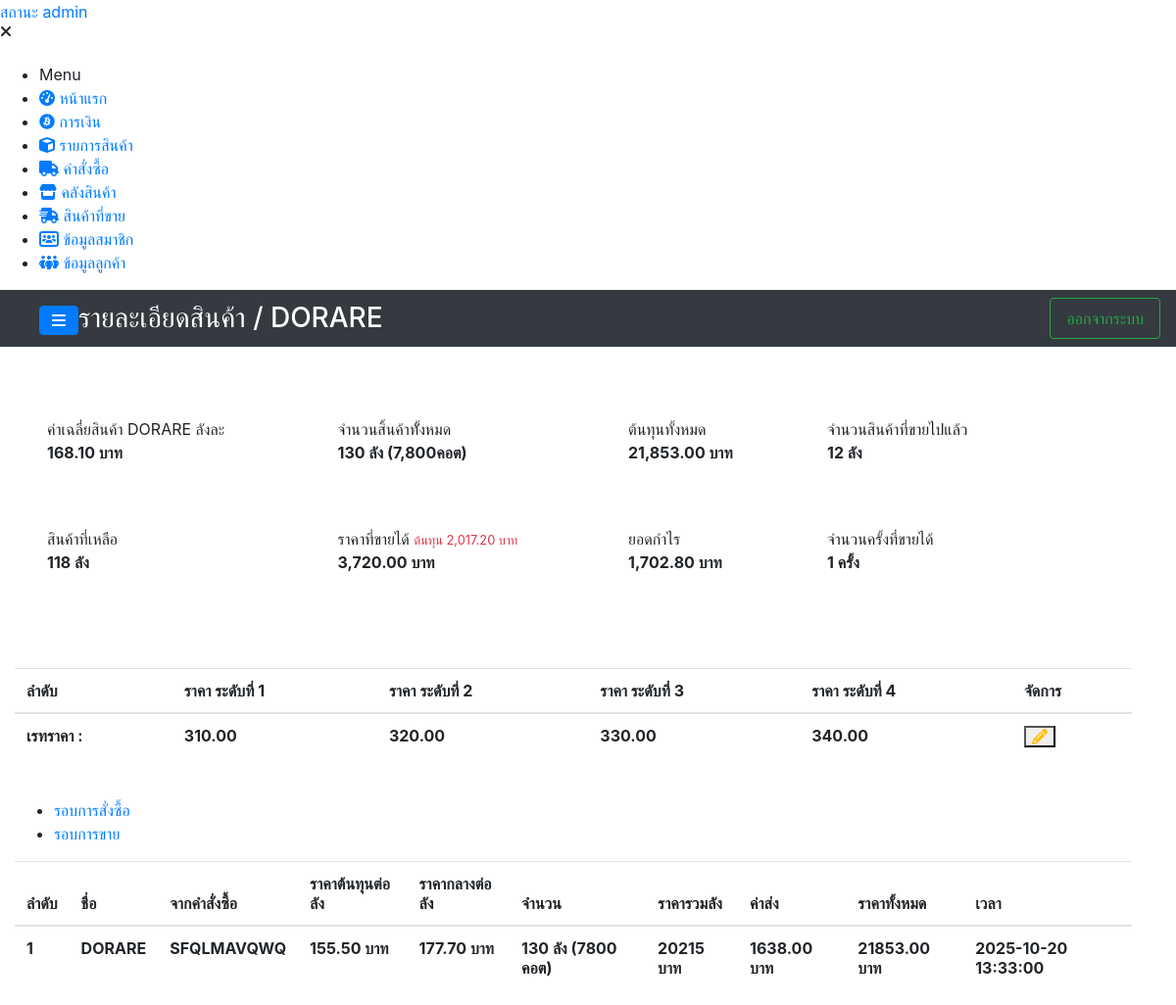
The app's page /system/details/detail_stock.php?id_productname=7 (signed in) with its own data.
### tables this page shows
CREATE TABLE `name_product` (
  `id_name` int(11) NOT NULL,
  `product_name` varchar(200) NOT NULL,
  `price` decimal(10,2) NOT NULL,
  `price_center` decimal(10,2) NOT NULL,
  `count_cord` int(11) NOT NULL,
  `shipping_cost` decimal(10,2) NOT NULL,
  `adder_id` int(11) NOT NULL,
  `status_del` int(2) NOT NULL,
  `create_at` datetime NOT NULL
);

CREATE TABLE `rate_price` (
  `rate_id` int(11) NOT NULL,
  `id_productname` int(11) NOT NULL,
  `product_name` varchar(200) NOT NULL,
  `id_adder` int(11) NOT NULL,
  `price_levels_one` decimal(10,2) NOT NULL,
  `price_customer_frontstore` decimal(10,2) NOT NULL,
  `price_customer_deliver` decimal(10,2) NOT NULL,
  `price_customer_dealer` decimal(10,2) NOT NULL,
  `create_at` datetime NOT NULL
);

CREATE TABLE `stock_product` (
  `product_id` int(11) NOT NULL,
  `product_name` varchar(200) NOT NULL,
  `product_count` int(11) NOT NULL,
  `product_price` decimal(10,2) NOT NULL,
  `price_center` decimal(10,2) NOT NULL,
  `count_cord` int(11) NOT NULL,
  `shipping_cost` decimal(10,2) NOT NULL,
  `expenses` decimal(10,2) NOT NULL,
  `id_adder` int(11) NOT NULL,
  `id_order` int(11) NOT NULL,
  `create_at` datetime NOT NULL
);

CREATE TABLE `order_box` (
  `order_id` int(11) NOT NULL,
  `order_name` varchar(300) NOT NULL,
  `slip_order` varchar(200) NOT NULL,
  `totalcost_order` decimal(10,2) NOT NULL,
  `count_order` int(11) NOT NULL,
  `id_adder` int(11) NOT NULL,
  `date_time_order` datetime NOT NULL,
  `create_at` datetime NOT NULL
);

### components/component.php (the view, shortened to what the rows shown need)
<?php
function tableDetailStock($number, $product_id,$id_nameproduct,$is_product_name,$productcount,$productprice, $count_cord,$price_center,$ordername, $datetime_order,$shipping_cost,$expenses){
    $toal_all = $productprice * $productcount;
    $list_stock = "
        <form>
            <tr>
              <td class=\"font-weight-bold\">$number</td>
              <td class=\"font-weight-bold\">$is_product_name</td>
              <td class=\"font-weight-bold\">$ordername</td>
              <td class=\"font-weight-bold\">$productprice บาท</td>
              <td class=\"font-weight-bold\">$price_center บาท</td>
              <td class=\"font-weight-bold\">$productcount ลัง ($count_cord คอต)</td>
              <td class=\"font-weight-bold\">$toal_all บาท</td>
              <td class=\"font-weight-bold\">$shipping_cost บาท</td>
              <td class=\"font-weight-bold\">$expenses บาท</td>
              <td class=\"font-weight-bold\">$datetime_order</td>
            </tr>
        </form>
    ";
    echo $list_stock;
}
function detailStock($productname,$total_count,$count_cord,$total_price,$product_price, $count_sell, $income_price, $number_of_timessold){
    $Average1_piece = $total_price / $total_count;
    $remaining_products = $total_count - $count_sell;
    $cost_price = $Average1_piece * $count_sell;
    $total_profit = $income_price - $cost_price;
    $detail = "
        <div class=\"rounded row mt-4 p-4\">
           <div class=\"col-lg-3 col-md-3 col-sm-6 col-12 m-2 p-3 bg-white info-box rounded info-box rounded\">
            <span>ค่าเฉลี่ยสินค้า $productname ลังละ</span>
            <p class=\"font-weight-bold res_text\"> ".number_format($Average1_piece ?? 0,2,'.',',')." บาท </p>
          </div>
          <div class=\"col-lg-3 col-md-4 col-sm-6 col-12 m-2 p-3 bg-white info-box rounded\">
            <span>จำนวนสิ้นค้าทัั้งหมด</span>
                <p class=\"font-weight-bold res_text\">". number_format($total_count) ." ลัง (".number_format($count_cord ?? 0)."คอต)</p>
          </div>
          <div class=\"col-lg-2 col-md-4 col-sm-6 col-12 m-2 p-3 bg-white info-box rounded\">
            <span>ต้นทุนทั้งหมด</span>
            <p class=\"font-weight-bold res_text\"> ".number_format($total_price ?? 0,2,'.',',')."  บาท</p>
          </div>
          <div class=\"col-lg-3 col-md-4 col-sm-6 col-12 m-2 p-3 bg-white info-box rounded\">
                <span>จำนวนสินค้าที่ขายไปแล้ว</span>
                <p class=\"font-weight-bold res_text\"> ".number_format($count_sell)."  ลัง</p>
          </div>
          <div class=\"col-lg-3 col-md-4 col-sm-6 col-12 m-2 p-3 bg-white info-box rounded\">
                <span>สินค้าที่เหลือ</span>
                <p class=\"font-weight-bold res_text\"> ".number_format($remaining_products)."  ลัง</p>
          </div>
          <div class=\"col-lg-3 col-md-4 col-sm-6 col-12 m-2 p-3 bg-white info-box rounded\">
            <span>ราคาที่ขายได้</span>
            <small class=\"text-danger\">ต้นทุน ".number_format($cost_price ?? 0,2,'.',',')." บาท</small>
           <p class=\"font-weight-bold res_text\"> ".number_format($income_price ?? 0,2,'.',',')." บาท</p>
          </div>
          <div class=\"col-lg-2 col-md-3 col-sm-6 col-12 m-2 p-3 bg-white info-box rounded\">
                <span>ยอดกำไร</span>
                <p class=\"font-weight-bold res_text\">".number_format($total_profit ?? 0,2,'.',',')."  บาท</p>
          </div>
          <div class=\"col-lg-3 col-md-4 col-sm-6 col-12 m-2 p-3 bg-white info-box rounded\">
            <span>จำนวนครั้งที่ขายได้</span>
            <p class=\"font-weight-bold res_text\">". number_format($number_of_timessold)." ครั้ง</p>
          </div>
        </div>
    ";
    echo $detail;
}
function listRatePrice($rate_id="",$rate_storefront_price="",$rate_onelevel_price="",$rate_dealer_price="ยังไม่ได้กำหนด",$rate_delivery_price="",$product_name, $price_product,$id_name,$productpricecenter,$countcords,$shipping_cost){
    function status($id){
        if($id){
            return "<i class=\"fas fa-pencil-alt text-warning\"></i>";
        }else{
            return "<i class=\"fas fa-plus text-success\"></i>";
        }
    }
    $list = "
        <form>
            <tr>
                <td class=\"font-weight-bold\">เรทราคา :</td>
                <td class=\"font-weight-bold\">$rate_onelevel_price</td>
                <td class=\"font-weight-bold\">$rate_storefront_price</td>
                <td class=\"font-weight-bold\">$rate_dealer_price</td>
                <td class=\"font-weight-bold\">$rate_delivery_price</td>
                <td>
                    <div class=\"table-data-feature\" >
                        <button type=\"button\" id=\"set_rate_price\" data-target=\"#modalFormUpdateRate\" data-toggle=\"modal\"
                           class=\"item\" data-id=\"$rate_id\" data-product=\"$product_name\" data-idname=\"$id_name\" data-storefront=\"$rate_storefront_price\" data-vip=\"$rate_onelevel_price\"
                           data-dealers=\"$rate_dealer_price\" data-delivery=\"$rate_delivery_price\" data-productprice=\"$price_product\" data-productpricecenter=\"$productpricecenter\"
                           data-countcord=\"$countcords\" data-shippingcost=\"$shipping_cost\"
                        >
                            ".status($rate_id)."
                        </button>
                    </div>
                </td>
            </tr>
        </form>
    ";
    echo $list;
}
?>

### system/details/detail_stock.php (shortened to what the rows shown need)
<?php
include_once("../../backend/config.php");
include_once("../../link/link-2.php");
include_once("../../components/component.php");
$id_productname = $_GET['id_productname'];
$sql_nameP = mysqli_query($conn,"SELECT * FROM name_product WHERE id_name=$id_productname")or die(mysqli_error($conn));
$acc_name = mysqli_fetch_assoc($sql_nameP);
$sql = "SELECT SP.product_name, SP.product_price,SP.price_center,
       COUNT(SP.product_id) AS total,SUM(SP.expenses) AS resutl_price, SUM(SP.product_count) AS total_count, SUM(SP.count_cord) AS count_cord
       FROM stock_product SP WHERE SP.product_name='$id_productname' GROUP BY SP.product_name";
       $selectStockProduct = mysqli_query($conn,$sql) or die(mysqli_error($conn));
       $acc_fetch = mysqli_fetch_assoc($selectStockProduct);
?>
<!DOCTYPE html>
<html lang="en">
<head>
    <link rel="stylesheet" href="https://cdnjs.cloudflare.com/ajax/libs/uikit/3.0.0-beta.20/css/uikit.css">
    <link rel="stylesheet" href="../../assets/scripts/module/jquery.Thailand.js/jquery.Thailand.js/dist/jquery.Thailand.min.css">
    <link rel="stylesheet" href="../../assets/scss/navigationTrue-a-j.scss">
    <link rel="stylesheet" href="../../assets/scss/revenue.scss">
    <link rel="stylesheet" href="../../assets/scss/index.u.scss">
</head>
<body>
  <div class="page-wrapper chiller-theme toggled">
       <main class="page-content mt-0">
      <div class="container-fluid row">
          <div class="col-md-12">
            <?php
              $sql_sell = "SELECT productname,COUNT(*) AS counts, SUM(tatol_product) AS total_products, SUM(price_to_pay) AS prices FROM list_productsell WHERE productname='$id_productname' GROUP BY productname";
              $quer_sell = mysqli_query($conn,$sql_sell) or die(mysqli_error($conn));
              $acc_sell = mysqli_fetch_assoc($quer_sell);
               detailStock($acc_name['product_name'],$acc_fetch['total_count'],$acc_fetch['count_cord'], $acc_fetch['resutl_price'],$acc_fetch['product_price'], $acc_sell['total_products'] ?? 0,$acc_sell['prices'] ?? 0,$acc_sell['counts'] ?? 0);
            ?>
          </div>
          <div class="col-md-12 mt-4">
                <div class="table-responsive table-responsive-data2 mt-2">
                  <table class="table table-data2 mydataTablePatron">
                    <thead>
                       <tr>
                          <th class="font-weight-bold">ลำดับ</th>
                          <th class="font-weight-bold">ราคา ระดับที่ 1</th>
                          <th class="font-weight-bold">ราคา ระดับที่ 2</th>
                          <th class="font-weight-bold">ราคา ระดับที่ 3</th>
                          <th class="font-weight-bold">ราคา ระดับที่ 4</th>
                          <th class="font-weight-bold">จัดการ</th>
                       </tr>
                    </thead>
                    <tbody>
                      <?php
                          $sql = "SELECT * FROM rate_price WHERE id_productname=$id_productname";
                          $query = mysqli_query($conn,$sql) or die(mysqli_error($conn));
                          $rate_acc_fetch = mysqli_fetch_assoc($query);
                          if($rate_acc_fetch){
                            listRatePrice(
                              $rate_acc_fetch['rate_id'],$rate_acc_fetch['price_customer_frontstore'],$rate_acc_fetch['price_levels_one'],
                              $rate_acc_fetch['price_customer_dealer'],$rate_acc_fetch['price_customer_deliver'],$acc_name['product_name'],
                              $acc_name['price'],$acc_name['id_name'],$acc_name['price_center'],$acc_name['count_cord'],$acc_name['shipping_cost']
                            );
                          }else{
                            listRatePrice("","","","","",$acc_name['product_name'],$acc_name['price'],$acc_name['id_name'],$acc_name['price_center'],$acc_name['count_cord'],$acc_name['shipping_cost']);
                          }
                      ?>
                    </tbody>
                  </table>
                </div>
          </div>
          <div class="col-md-12 mt-4">
            <div id="tab01" class="tab-contents">
            <div class="table-responsive table-responsive-data2 mt-2">
                  <table class="table table-data2 mydataTablePatron">
                      <thead>
                          <tr>
                              <th>ลำดับ</th>
                              <th>ชื่อ</th>
                              <th>จากคำสั่งซื้อ</th>
                              <th>ราคาต้นทุนต่อลัง</th>
                              <th>ราคากลางต่อลัง</th>
                              <th>จำนวน</th>
                              <th>ราคารวมลัง</th>
                              <th>ค่าส่ง</th>
                              <th>ราคาทั้งหมด</th>
                              <th>เวลา</th>
                          </tr>
                      </thead>
                      <tbody>
                          <?php
                              $get_sql = "SELECT stock_product.product_id,stock_product.product_count,stock_product.product_price,stock_product.count_cord,stock_product.price_center,
                              stock_product.shipping_cost,stock_product.expenses,order_box.order_name,order_box.date_time_order,name_product.id_name,name_product.product_name AS is_product_name FROM stock_product
                              LEFT JOIN name_product ON stock_product.product_name = name_product.id_name
                              LEFT JOIN order_box ON order_box.order_id = stock_product.id_order
                              WHERE stock_product.product_name='$id_productname' ORDER BY stock_product.create_at DESC";
                               $get_datastock = mysqli_query($conn, $get_sql) or die(mysqli_error($conn));
                                foreach($get_datastock as $key => $res){
                                    tableDetailStock(
                                        ($key+1), $res['product_id'], $res['id_name'],$res['is_product_name'],$res['product_count'],$res['product_price'],$res['count_cord'],$res['price_center'],
                                        $res['order_name'],$res['date_time_order'],$res['shipping_cost'],$res['expenses']
                                      );
                                }
                          ?>
                      </tbody>
                  </table>
            </div>
            </div>
          </div>
      </div>
    </main>
  </div>
</body>
</html>

### records on screen
name_product: product_name "DORARE"
rate_price: price_levels_one "310.00", price_customer_frontstore "320.00", price_customer_dealer "330.00", price_customer_deliver "340.00"
stock_product: name_product.product_name "DORARE", order_box.order_name "SFQLMAVQWQ", product_price "155.50", price_center "177.70", product_count "130", count_cord "7800", toal_all "20215", shipping_cost "1638.00", expenses "21853.00", order_box.date_time_order "2025-10-20 13:33:00"

### other values on screen
$logo "รายละเอียดสินค้า / DORARE"
$Average1_piece "168.10"
$total_count "130"
$count_cord "7,800"
$total_price "21,853.00"
$count_sell "12"
$remaining_products "118"
$cost_price "2,017.20"
$income_price "3,720.00"
$total_profit "1,702.80"
$number_of_timessold "1"
